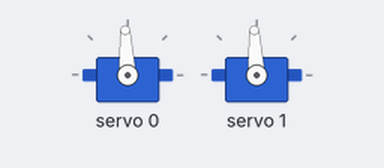
Bench run of a program on a simulated ESP32. On the bench: 2 × servo. What the program prints to the serial monitor is not drawn.

Above: at 0.1 s.
At 23.6 s:
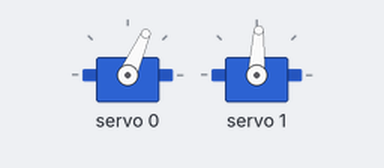
Timing chart, 0 to 40.2 s (numbered marks = the images above):
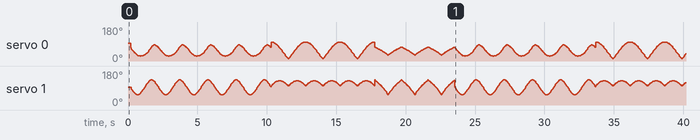

The program:

main.cpp
```cpp
#include <cobalt/cobalt.hpp>

#include <Wire.h>
#include <Adafruit_PWMServoDriver.h>

#include <stdio.h>

using cobalt::math::linear_algebra::Vector;
using cobalt::math::linear_algebra::Vector;

Adafruit_PWMServoDriver pwm = Adafruit_PWMServoDriver();

#define SERVOMIN  150 // This is the 'minimum' pulse length count (out of 4096)
#define SERVOMAX  600 // This is the 'maximum' pulse length count (out of 4096)
#define USMIN  600 // This is the rounded 'minimum' microsecond length based on the minimum pulse of 150
#define USMAX  2400 // This is the rounded 'maximum' microsecond length based on the maximum pulse of 600
#define SERVO_FREQ 50 // Analog servos run at ~50 Hz updates

float angle2micros(float rad);
void vLine();
void hLine();
void circle();

constexpr float q1_0 = 0.0f;
constexpr float q2_0 = M_PI_2;

constexpr float q1Min = -M_PI_2;
constexpr float q1Max = M_PI_2;
constexpr float q2Min = -M_PI_4;
constexpr float q2Max = M_PI_4;

constexpr float L1 = 0.12f;
constexpr float L2 = 0.13f;
constexpr float h = 0.008f;

Vector<2> x{L1, L2};
Vector<2> q{};
Vector<2> x_d{0.0f, 0.0f};

float r = 0.04;
Vector<2> center{0.0f, 0.17f};
float t = 0;


void setup() {
  Serial.begin(9600);

  pwm.begin();

  pwm.setOscillatorFrequency(27000000);
  pwm.setPWMFreq(SERVO_FREQ);  // Analog servos run at ~50 Hz updates

  pwm.writeMicroseconds(0, angle2micros(0));
  pwm.writeMicroseconds(1, angle2micros(0));

  delay(200);
}

Vector<2> getQValues(const Vector<2> &x_d) {
    Vector<2> q;
    q[1] = std::acos((x_d[0]*x_d[0] + x_d[1]*x_d[1] - L1*L1 - L2*L2 - h*h)/(2*L1*L2*std::sqrt(1+(h*h)/(L1*L1)))) + std::atan(h/L1);
    q[0] = std::atan2(x_d[1], x_d[0]) - std::atan2(L2*std::sin(q[1] - h), L1 + L2*std::cos(q[1]));

    // Conversion per my model and offsets
    q[0] *= -1;
    q[1] -= M_PI_2;

    if(q[0] < q1Min) { q[0] = q1Min; Serial.printf("[ ERROR | q1 saturation-min ]"); }
    if(q[0] > q1Max) { q[0] = q1Max; Serial.printf("[ ERROR | q1 saturation-max ]"); }
    if(q[1] < q2Min) { q[1] = q2Min; Serial.printf("[ ERROR | q2 saturation-min ]"); }
    if(q[1] > q2Max) { q[1] = q2Max; Serial.printf("[ ERROR | q2 saturation-max ]"); }

    return q;
}

void loop() {

  for(int i = 0; i < 5; i++) { circle(); }

  for(int i = 0; i < 3; i++) { hLine(); }

  for(int i = 0; i < 3; i++) { vLine(); }
}

float angle2micros(float rad) {
  rad += M_PI_2;

  rad *= (USMAX - USMIN)/(M_PI);
  rad += USMIN;

  return rad;
}

void circle() {
  while(t <= 2*M_PI) {
    x_d[0] = 0.06*std::cos(t) + center.x();
    x_d[1] = 0.06*std::sin(t) + center.y();
    t += 0.05;

    q = getQValues(x_d);
    printf("[ %3.2f %3.2f ]\n", q[0], q[1]);
    pwm.writeMicroseconds(0, angle2micros(q[0]));
    pwm.writeMicroseconds(1, angle2micros(q[1]));
  }
  t = 0;
}

void vLine() {
  x_d[0] = 0.0f;

  for(float i = 0.11f; i <= 0.23; i += 0.002) {
    x_d[1] = i;
    q = getQValues(x_d);
    printf("[ %3.2f %3.2f ]\n", q[0], q[1]);
    pwm.writeMicroseconds(0, angle2micros(q[0]));
    pwm.writeMicroseconds(1, angle2micros(q[1]));
  }

  for(float i = 0.23f; i >= 0.11; i -= 0.002) {
    x_d[1] = i;
    q = getQValues(x_d);
    printf("[ %3.2f %3.2f ]\n", q[0], q[1]);
    pwm.writeMicroseconds(0, angle2micros(q[0]));
    pwm.writeMicroseconds(1, angle2micros(q[1]));
  }
}

void hLine() {
  x_d[1] = 0.12f;

  for(float i = 0.12f; i >= -0.12; i -= 0.003) {
    x_d[0] = i;
    q = getQValues(x_d);
    printf("[ %3.2f %3.2f ]\n", q[0], q[1]);
    pwm.writeMicroseconds(0, angle2micros(q[0]));
    pwm.writeMicroseconds(1, angle2micros(q[1]));
  }

  for(float i = -0.12f; i <= 0.12; i += 0.003) {
    x_d[0] = i;
    q = getQValues(x_d);
    printf("[ %3.2f %3.2f ]\n", q[0], q[1]);
    pwm.writeMicroseconds(0, angle2micros(q[0]));
    pwm.writeMicroseconds(1, angle2micros(q[1]));
  }
}
```
